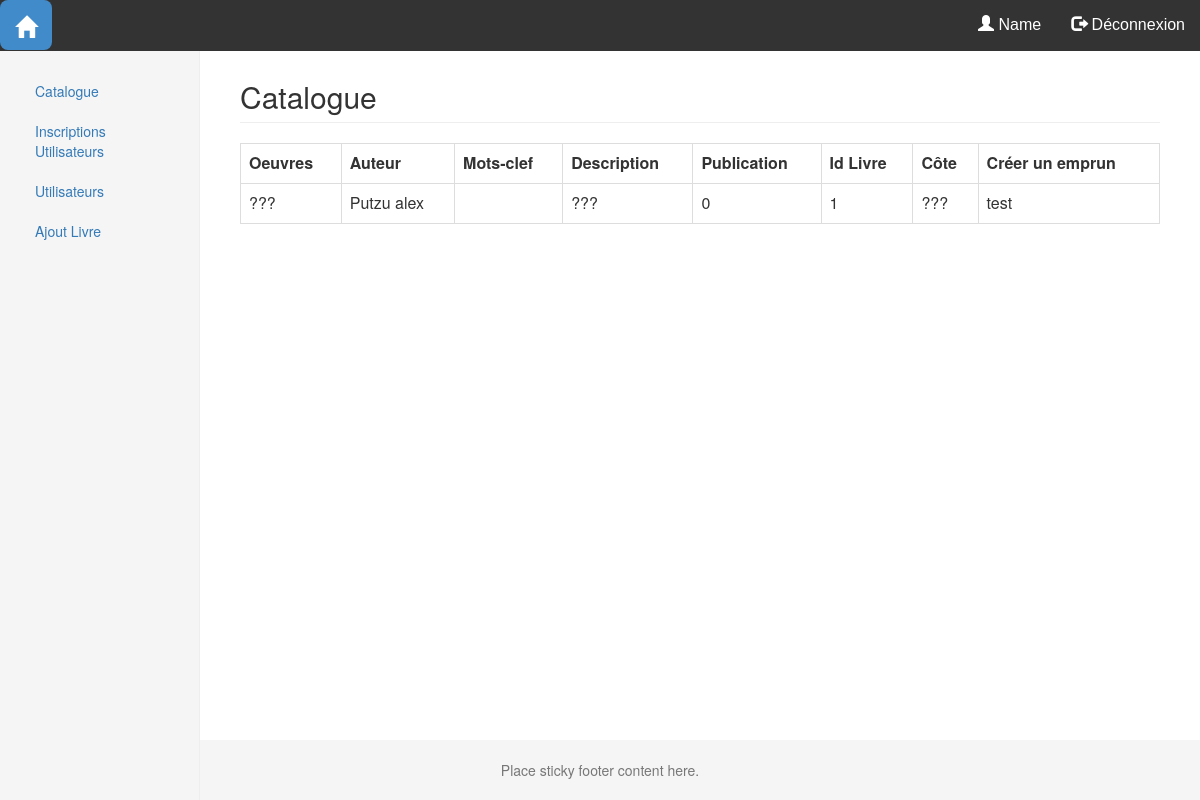
The page /admin/portail_admin.php?page=catalogue (signed in) on the database its author committed.
### tables this page shows
Create table Oeuvre (
	IdLivre integer
	PRIMARY KEY
	AUTO_INCREMENT,
	Titre varchar(100)
	NOT NULL,
	Cote varchar(100),
	Publication integer,
	Description TEXT
);

### fonctions/user.php (the view, shortened to what this page needs)
<?php
    include 'config_bdd.php';
function printCatalogue(){
        global $bdd;
        $req = "SELECT Oeuvre.IdLivre,
                  Oeuvre.Titre,
                  Oeuvre.Cote,
                  Oeuvre.Publication,
                  group_concat(Auteur.Nom, ' ',Auteur.Prenom , ' ') AS Auteurs,
                  group_concat(MotClef.Nom, ' ') AS MotClefs,
                  Oeuvre.Description
                FROM Oeuvre
                    LEFT JOIN Ecrit ON Oeuvre.IdLivre = Ecrit.FkLivre
                    LEFT JOIN Auteur ON Ecrit.FkAuteur = Auteur.IdAuteur
                    LEFT JOIN Definition ON Oeuvre.IdLivre = Definition.FkLivre
                    LEFT JOIN MotClef ON Definition.FkMotClef = MotClef.IdMotClef
                GROUP BY Oeuvre.IdLivre";
        $result=$bdd->prepare($req);
        $result->execute();
        $data=$result->fetchAll();
       foreach ($data as $catalogue){
            echo '<tr>
                    <td>'.$catalogue['Titre'].'</td>
                    <td>'.$catalogue['Auteurs'].'</td>
                    <td>'.$catalogue['MotClefs'].'</td>
                    <td>'.$catalogue['Description'].'</td>
                    <td>'.$catalogue['Publication'].'</td>
                    <td>'.$catalogue['IdLivre'].'</td>
                    <td>'.$catalogue['Cote'].'</td>
                    <td>test</td>
                 </tr>';
       }
    }

### css/style.css (style rules this page uses)
html { position: relative; min-height: 100%; }
body { margin-bottom: 60px; }

### rows shown on the page
oeuvre: Titre "???", Auteurs "Putzu alex", Description "???", Publication "0", IdLivre "1", Cote "???"

### other values the page prints
$_SESSION['Nom'] "Name"
$info['title'] "Catalogue"
$info['title'] "Inscriptions Utilisateurs"
$info['title'] "Utilisateurs"
$info['title'] "Ajout Livre"
